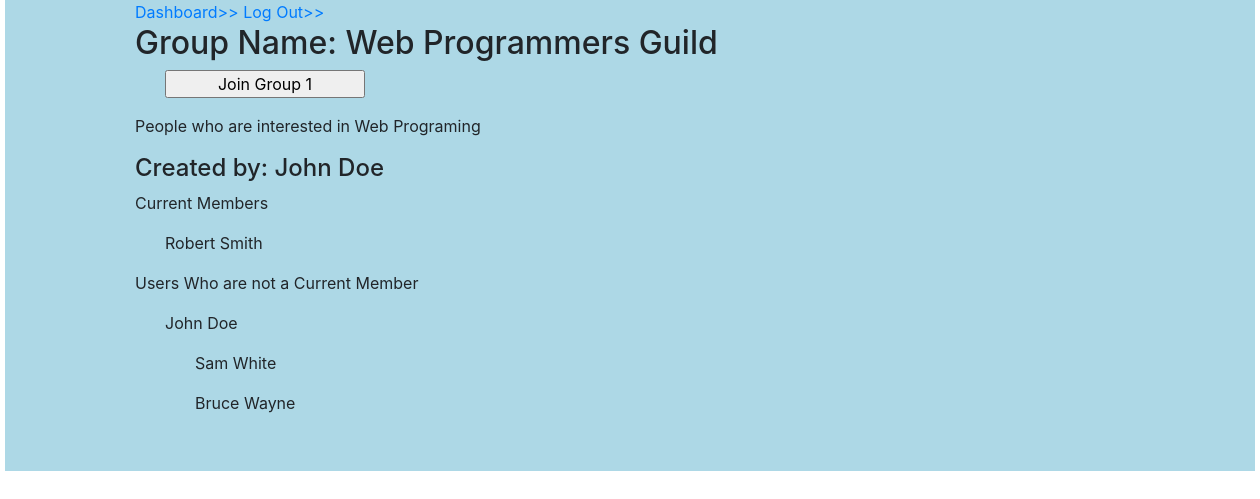
The page /group/1 (signed in) on the database its author committed.
### examApp/models.py (models this page shows)
class Group(models.Model):
    name = models.CharField(max_length=100)
    description = models.TextField()
    member = models.ForeignKey(User, related_name='groups_joined', on_delete=models.CASCADE)
    users_that_joined = models.ManyToManyField(User, related_name='groups_entered')
    created_at = models.DateTimeField(auto_now_add=True)
    updated_at = models.DateTimeField(auto_now=True)
    objects = GroupManager()

class User(models.Model):
    first_name = models.CharField(max_length=60)
    last_name = models.CharField(max_length=60)
    email = models.CharField(max_length=60)
    password = models.CharField(max_length=255)
    created_at = models.DateTimeField(auto_now_add=True)
    updated_at = models.DateTimeField(auto_now=True)
    objects = UserManager()

### examApp/views.py (the view)
# urls.py: path('group/<int:group_id>', views.show_group),
def show_group(request, group_id):
    context = {
        'one_group': Group.objects.get(id=group_id),
        'current_user': User.objects.get(id=request.session['user_id']),
        'all_users': User.objects.all()
    }
    return render(request, "group.html", context)

### examApp/templates/group.html (shortened to what this page needs)
<!DOCTYPE html>
<html lang="en">
  <head>
    <link
      href="https://stackpath.bootstrapcdn.com/bootstrap/4.5.0/css/bootstrap.min.css"
      rel="stylesheet"
    />
    {% load static %}
    <link rel="stylesheet" href="{% static 'styles.css' %}" />
  </head>
  <body>
    <div id="container">
      <a href="/groups">Dashboard>></a>
      <a class="logout" href="/logout">Log Out>></a>
      <div class="move_rg">
        <h2>Group Name: {{one_group.name}}</h2>
        {% if current_user not in one_group.users_that_joined.all %}
        <form action="/group/add/{{one_group.id}}" method="POST">
          <input type="submit" value="Join Group {{one_group.id}}" />
        </form>
        {% else %}
        <form action="/group/remove/{{one_group.id}}" method="POST">
          {% csrf_token %}
          <input type="submit" value="Leave Group {{one_group.id}} " />
        </form>
        {% endif %}
        <p>{{one_group.description}}</p>
      </div>
      <div>
        <h4>
          Created by: {{one_group.member.first_name}}
          {{one_group.member.last_name}}
        </h4>
        <p>Current Members</p>
        {% for each_member in one_group.users_that_joined.all %}
        <ul>
          <li>{{each_member.first_name}} {{each_member.last_name}}</li>
        </ul>
        {% endfor%}
      </div>
      <div>
        <p>Users Who are not a Current Member</p>
        {% for each_user in all_users %}
        <ul>
          {% if each_user not in one_group.users_that_joined.all %}
          <li>{{each_user.first_name}} {{each_user.last_name}}</li>
        </ul>
        {% endif %}
        {% endfor%}
      </div>
    </div>
  </body>
</html>

### examApp/static/styles.css (style rules this page uses)
* { margin: 0px; padding: 0px; }
#container { background-color: lightblue; width: 1250px; margin: 0 auto; padding-left: 130px; padding-bottom: 40px; }
input { margin-left: 30px; width: 200px; }
ul { list-style-type: none; margin-left: 30px; }

### rows shown on the page
Group: name "Web Programmers Guild", id "Join Group 1", description "People who are interested in Web Programing", member.first_name "John", member.last_name "Doe"
User: first_name "Robert", last_name "Smith"
User: first_name "John", last_name "Doe"
User: first_name "Sam", last_name "White"
User: first_name "Bruce", last_name "Wayne"
